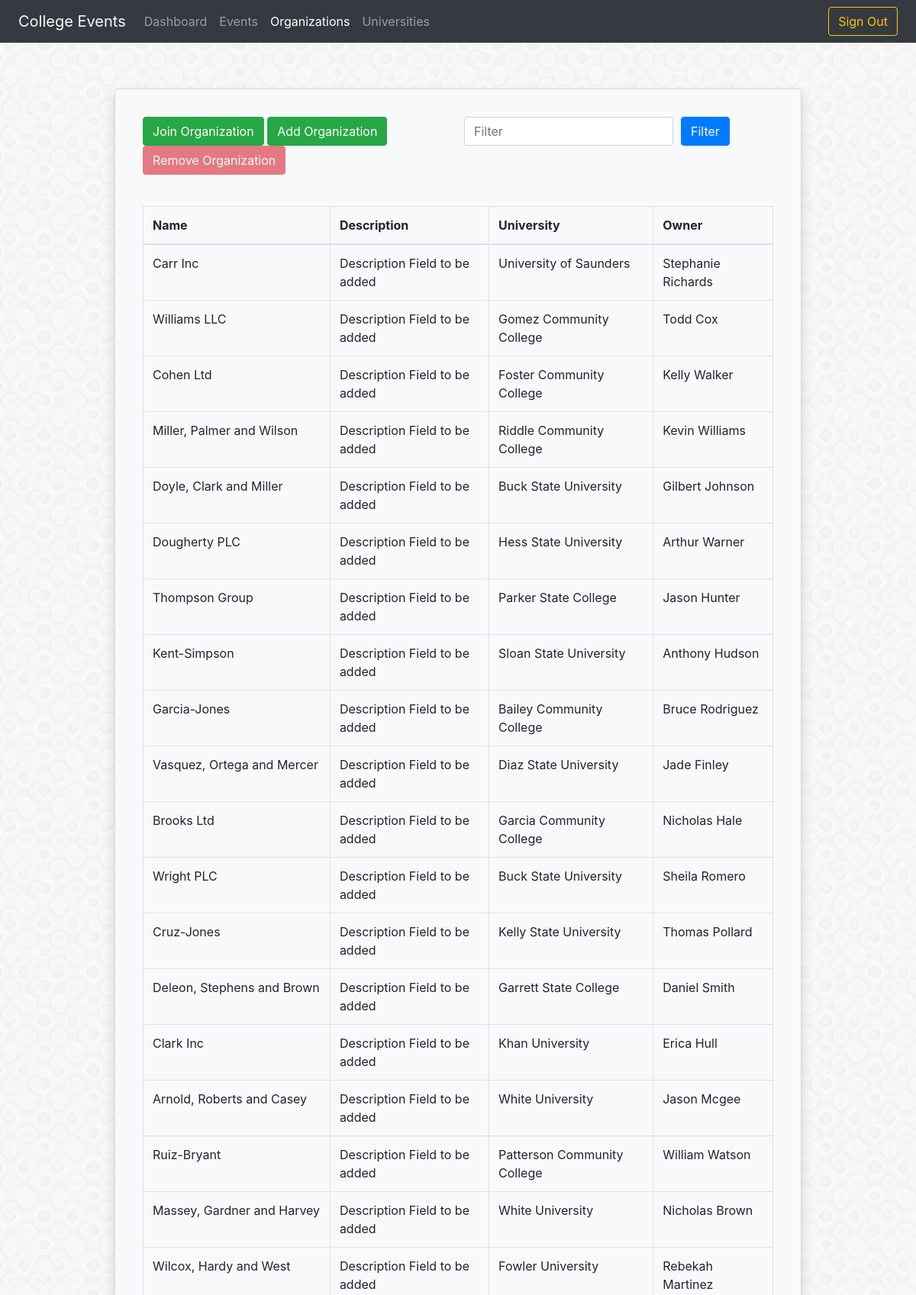
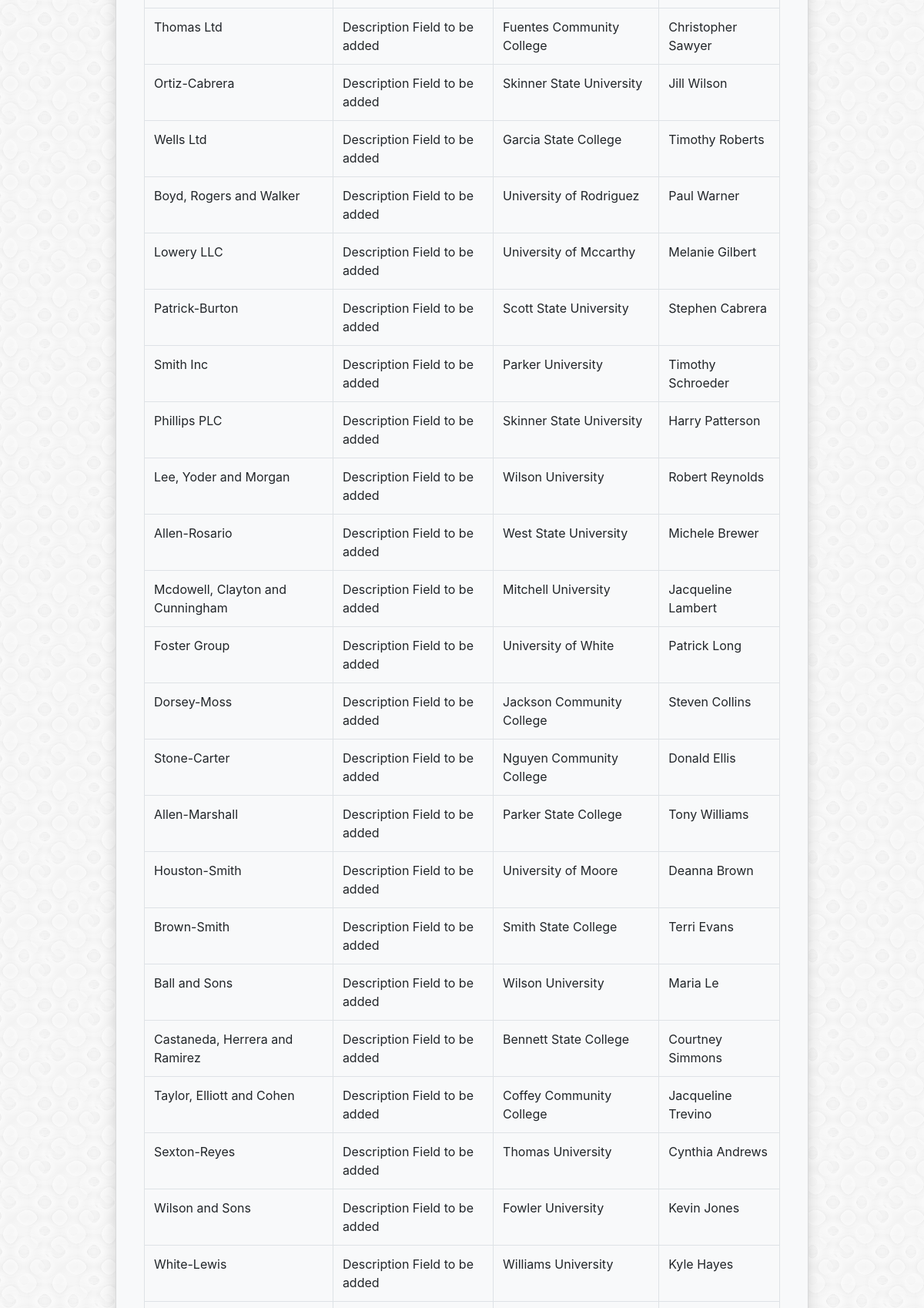
Page /source/web/organizations.php (signed in, upper part) on the committed database (2 pictures, top to bottom).
### tables this page shows
CREATE TABLE organizations (
    id INT AUTO_INCREMENT,
    name VARCHAR(200),
    description VARCHAR(1000),
    owner_id INT,
    university_id INT,
    PRIMARY KEY (id),
    FOREIGN KEY (owner_id)
    REFERENCES users(id),
    FOREIGN KEY (university_id)
    REFERENCES universities(id)
);

CREATE TABLE universities (
    id INT AUTO_INCREMENT,
    name VARCHAR(200),
    address VARCHAR(300),
    description VARCHAR(1000),
    student_count INT,
    PRIMARY KEY (id)
);

### source/web/organizations.php (the view, shortened to what this page needs)
<!DOCTYPE html>
<html lang="en">
<head>
    <link rel="stylesheet" href="https://stackpath.bootstrapcdn.com/bootstrap/4.1.3/css/bootstrap.min.css"
>
</head>
<body style="background: url('background.png')">
<nav class="navbar navbar-dark navbar-expand-lg bg-dark">
    <a class="navbar-brand">
        <span class="ml-2 text-light" style="display: inline-block;">College Events</span>
    </a>
    <div class="collapse navbar-collapse" id="navbarNav">
        <ul class="navbar-nav">
            <li class="nav-item">
                <a class="nav-link" href="dashboard.php">Dashboard</a>
            </li>
            <li class="nav-item ">
                <a class="nav-link" href="events.php">Events </a>
            </li>
            <li class="nav-item active">
                <a class="nav-link" href="organizations.php">Organizations<span class="sr-only">(current)</span></a>
            </li>
            <li class="nav-item">
                <a class="nav-link" href="universities.php">Universities</a>
            </li>
        </ul>
    </div>
    <form class="form-inline">
        <a href="logout.php">
            <button class="btn btn-outline-warning mr-2 my-sm-0" type="button">Sign Out</button>
        </a>
    </form>
</nav>
<form action="events.php " method="post">
    <div class="card w-75 mx-auto container-fluid p-3 bg-light shadow" style="margin-top: 5%">
        <div class="card-body">
            <div style="margin-bottom: 3%">
                <form class="form-inline">
                    <div class="form-row">
                        <div class="form-group col-6">
                            <a href="joinOrg.php">
                                <button type="button" class="btn btn-success">Join Organization</button>
                            </a>
<?php
    if($_SESSION['perm'] == 2 || $_SESSION['perm'] == 1)
    {
        echo "
                <a href=\"newOrg.php\">
                    <button type=\"button\" class=\"btn btn-success\">Add Organization</button>
                </a>
                <button type=\"button\" class=\"btn btn-danger disabled\" id=\"removeUniversities\">Remove Organization
                </button>
        ";
    }
?>
                        </div>
                        <div class="form-row" style="padding-left: 18px">
                            <div class="form-row" style="padding-right: 20px">
                                <input type="text" class="form-control" id="inputFilter" placeholder="Filter">
                            </div>
                            <div class="form-row" style="height: 20px">
                                <button type="submit" class="btn btn-primary" id="filterButton">Filter
                                </button>
                            </div>
                        </div>
                    </div>
                </form>
            </div>
            <div class="table-responsive">
                <table id="dataTable" class="table table-bordered table-hover" style="width: 100%;" >
                    <thead>
                    <tr>
                        <th scope="col">Name</th>
                        <th scope="col">Description</th>
                        <th scope="col">University</th>
                        <th scope="col">Owner</th>
                    </tr>
                    </thead>
                    <tbody id="tableEvents">
<?php
    include('database.inc.php');
    $sql="SELECT * FROM `organizations` O";
    if($query= $conn->prepare($sql))
    {
      $query->execute();
        foreach ($query as $row)
        {
            if($row)
            {
                $User = "SELECT * FROM users where users.id = '$row[owner_id]' LIMIT 0,1";
                $University = "SELECT name FROM universities where universities.id = '$row[university_id]' LIMIT 0,1";
                if($query2 = $conn->prepare($User))
                {
                    $query2->execute();
                    $User = $query2->fetch(PDO::FETCH_ASSOC);
                }
                if($query2 = $conn->prepare($University))
                {
                    $query2->execute();
                    $University = $query2->fetch(PDO::FETCH_ASSOC);
                }
                echo "<tr>
                          <td>$row[name]</td>
                          <td>Description Field to be added</td>
                          <td>$University[name]</td>
                          <td>$User[first_name] $User[last_name]</td>
                      </tr>
                ";
            }
        }
    }
?>
                </tbody>
                </table>
            </div>
        </div>
    </div>
</form>
</body>
</html>

### rows in the picture
organizations: name "Carr Inc", university.name "University of Saunders", User "Stephanie", User "Richards"
organizations: name "Williams LLC", university.name "Gomez Community College", User "Todd", User "Cox"
organizations: name "Cohen Ltd", university.name "Foster Community College", User "Kelly", User "Walker"
organizations: name "Miller, Palmer and Wilson", university.name "Riddle Community College", User "Kevin", User "Williams"
organizations: name "Doyle, Clark and Miller", university.name "Buck State University", User "Gilbert", User "Johnson"
organizations: name "Dougherty PLC", university.name "Hess State University", User "Arthur", User "Warner"
organizations: name "Thompson Group", university.name "Parker State College", User "Jason", User "Hunter"
organizations: name "Kent-Simpson", university.name "Sloan State University", User "Anthony", User "Hudson"
organizations: name "Garcia-Jones", university.name "Bailey Community College", User "Bruce", User "Rodriguez"
organizations: name "Vasquez, Ortega and Mercer", university.name "Diaz State University", User "Jade", User "Finley"
organizations: name "Brooks Ltd", university.name "Garcia Community College", User "Nicholas", User "Hale"
organizations: name "Wright PLC", university.name "Buck State University", User "Sheila", User "Romero"
organizations: name "Cruz-Jones", university.name "Kelly State University", User "Thomas", User "Pollard"
organizations: name "Deleon, Stephens and Brown", university.name "Garrett State College", User "Daniel", User "Smith"
organizations: name "Clark Inc", university.name "Khan University", User "Erica", User "Hull"
organizations: name "Arnold, Roberts and Casey", university.name "White University", User "Jason", User "Mcgee"
organizations: name "Ruiz-Bryant", university.name "Patterson Community College", User "William", User "Watson"
organizations: name "Massey, Gardner and Harvey", university.name "White University", User "Nicholas", User "Brown"
organizations: name "Wilcox, Hardy and West", university.name "Fowler University", User "Rebekah", User "Martinez"
organizations: name "Thomas Ltd", university.name "Fuentes Community College", User "Christopher", User "Sawyer"
organizations: name "Ortiz-Cabrera", university.name "Skinner State University", User "Jill", User "Wilson"
organizations: name "Wells Ltd", university.name "Garcia State College", User "Timothy", User "Roberts"
organizations: name "Boyd, Rogers and Walker", university.name "University of Rodriguez", User "Paul", User "Warner"
organizations: name "Lowery LLC", university.name "University of Mccarthy", User "Melanie", User "Gilbert"
organizations: name "Patrick-Burton", university.name "Scott State University", User "Stephen", User "Cabrera"
organizations: name "Smith Inc", university.name "Parker University", User "Timothy", User "Schroeder"
organizations: name "Phillips PLC", university.name "Skinner State University", User "Harry", User "Patterson"
organizations: name "Lee, Yoder and Morgan", university.name "Wilson University", User "Robert", User "Reynolds"
organizations: name "Allen-Rosario", university.name "West State University", User "Michele", User "Brewer"
organizations: name "Mcdowell, Clayton and Cunningham", university.name "Mitchell University", User "Jacqueline", User "Lambert"
organizations: name "Foster Group", university.name "University of White", User "Patrick", User "Long"
organizations: name "Dorsey-Moss", university.name "Jackson Community College", User "Steven", User "Collins"
organizations: name "Stone-Carter", university.name "Nguyen Community College", User "Donald", User "Ellis"
organizations: name "Allen-Marshall", university.name "Parker State College", User "Tony", User "Williams"
organizations: name "Houston-Smith", university.name "University of Moore", User "Deanna", User "Brown"
organizations: name "Brown-Smith", university.name "Smith State College", User "Terri", User "Evans"
organizations: name "Ball and Sons", university.name "Wilson University", User "Maria", User "Le"
organizations: name "Castaneda, Herrera and Ramirez", university.name "Bennett State College", User "Courtney", User "Simmons"
organizations: name "Taylor, Elliott and Cohen", university.name "Coffey Community College", User "Jacqueline", User "Trevino"
organizations: name "Sexton-Reyes", university.name "Thomas University", User "Cynthia", User "Andrews"
organizations: name "Wilson and Sons", university.name "Fowler University", User "Kevin", User "Jones"
organizations: name "White-Lewis", university.name "Williams University", User "Kyle", User "Hayes"
